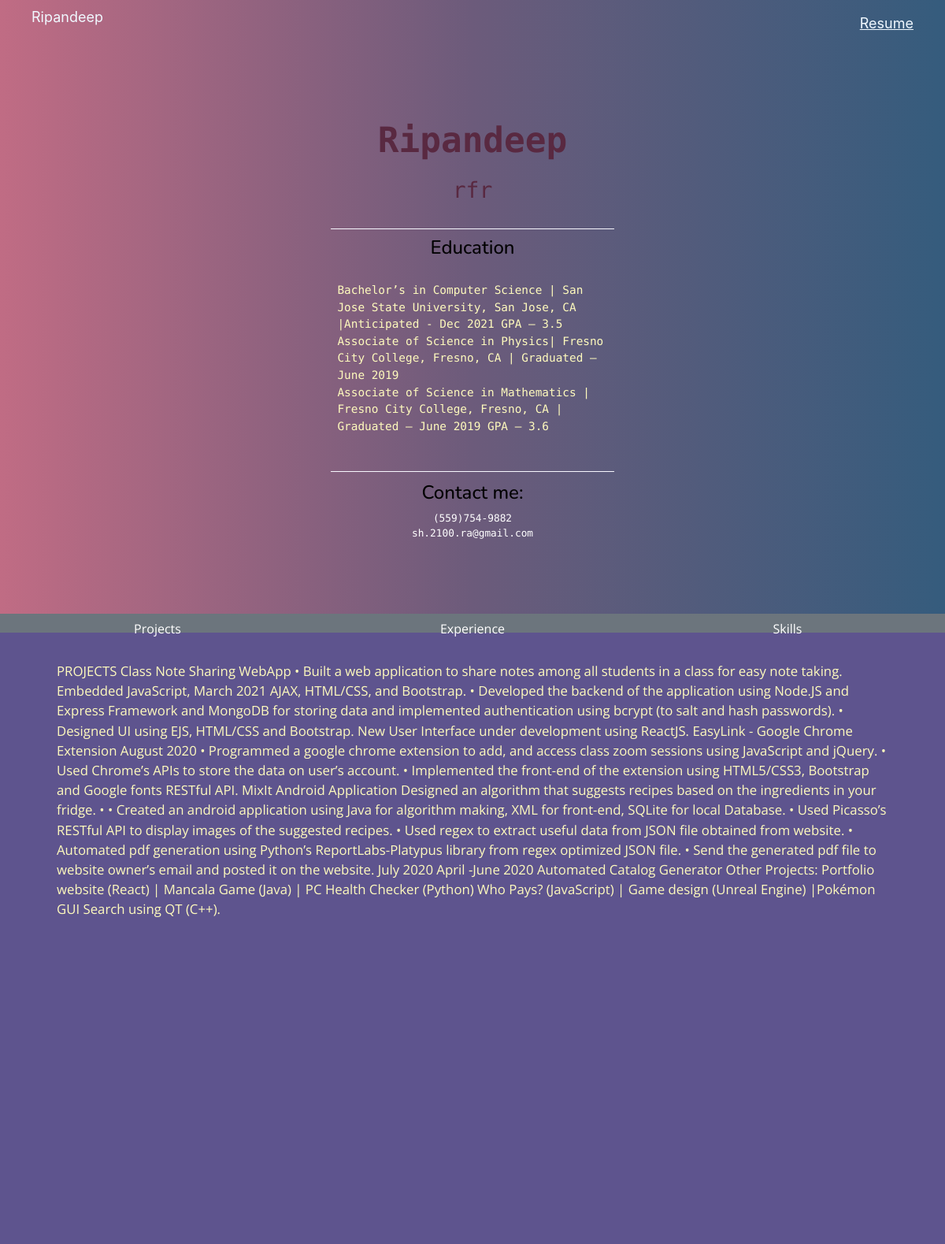
Page /user/1 on the committed database.
### tables this page shows
CREATE TABLE user (
             user_id INTEGER PRIMARY KEY AUTOINCREMENT NOT NULL,
             name TEXT NOT NULL,
             email TEXT NOT NULL,
             phoneNumber TEXT NOT NULL,
             title TEXT NOT NULL,
             education TEXT NOT NULL,
             projects TEXT NOT NULL,
             skills TEXT NOT NULL,
             experience TEXT NOT NULL,
             fileName TEXT NOT NULL
             );

### index.py (the view)
@app.route("/user/<id>")
def showUser(id):
    dataBase = Database()
    userList = dataBase.getUser(id)
    data = {
        "id": userList[0][0],
        "name": userList[0][1],
        "email": userList[0][2],
        "phoneNumber": userList[0][3],
        "title": userList[0][4],
        "education": userList[0][5],
        "projects": userList[0][6],
        "skills": userList[0][7],
        "experience": userList[0][8],
    }
    skills = userList[0][7].split(',')
    return render_template("/portfolio_templates/default_template.html", data=data, skills=skills)

### database.py (called while the page is built)
    def getUser(self, user_id):
        self.__c.execute("SELECT * FROM user WHERE user_id=:user_id", {"user_id": user_id})
        results = self.__c.fetchall()
        return results

### templates/portfolio_templates/default_template.html (shortened to what this page needs)
<!DOCTYPE html>
<html lang="en">
  <head>
    <link rel="stylesheet" href="https://maxcdn.bootstrapcdn.com/bootstrap/4.0.0/css/bootstrap.min.css">
    <link
      rel="stylesheet"
      type="text/css"
      href="{{ url_for('static',filename='default_template.css') }}"
    />
  </head>
  <body>
    <nav class="navbar navbar-expand-lg navbar navbar-light>
      <button class="navbar-toggler" type="button" data-toggle="collapse" data-target="#navbarNav" aria-controls="navbarNav" aria-expanded="false" aria-label="Toggle navigation">
        <span class="navbar-toggler-icon"></span>
      <div class="collapse navbar-collapse" id="navbarNav">
        <ul class="navbar-nav">
          <div id="nv">
            <li style="color: aliceblue; font-size: 1.5vw;" class="nav-item active">
              {{data.name}}
            </li>
          <li class="nav-item active">
            <a style="color: aliceblue; font-size: 1.5vw; text-decoration: underline;" class="nav-link" href="/user/resume/{{data.id}}">Resume</a>
          </li>
        </div>
        </ul>
      </div>
    </nav>
    <section id="section1">
    <h1><strong>{{data.name}}</strong></h1>
    <h3>{{data.title}}</h3>
    <div id="aboutme">
    <h4>Education</h4>
      <p>
        {{data.education}}
      </p>
    </div>
    <h4 style="margin-top: 1vw;">Contact me:</h4>
    <small>{{data.phoneNumber}}</small>
    <small>{{data.email}}</small>
</section>
<section id="section2">
  <div id="buttons">
  <button id="prj" onclick="myHandler(this.id)" type="button" class="btn btn-secondary">Projects</button>
  <button id="exp" onclick="myHandler(this.id)" type="button" class="btn btn-secondary">Experience</button>
  <button id="skl" onclick="myHandler(this.id)" type="button" class="btn btn-secondary">Skills</button>
  </div>
<div id="projects">
<p>{{data.projects}}</p>
</div>
</section>
  </body>
</html>

### static/default_template.css (style rules this page uses)
body { background: #355C7D; background: -webkit-linear-gradient(to right, #C06C84, #6C5B7B, #355C7D); background: linear-gradient(to right, #C06C84, #6C5B7B, #355C7D); }
#section1 { width: 100%; height: 90vh; display: flex; flex-direction: column; justify-content: center; align-items: center; font-family: 'Source Code Pro', monospace; color: white; }
#section1 h1 { color: #592941; font-size: 3.7vw; }
#section1 h4 { color: black; font-family: 'Nunito', sans-serif; }
#aboutme { display: flex; flex-direction: column; justify-content: center; align-items: center; padding: 0.7vw; max-width: 30vw; margin-top: 2vw; border-top: solid ghostwhite 1px; border-bottom: solid ghostwhite 1px; }
#section1 h3 { margin-top: 1vw; color: #592941; }
#section2 { width: 100%; height: 100vh; display: flex; flex-direction: column; align-items: center; font-family: 'Open Sans', sans-serif; color: #592941; background-color: #5E548E; }
#buttons { width: 100%; height: 3vh; display: flex; justify-content: center; align-items: stretch; }
button { height: 100%; font-size: 1vw; }
#section2 button { display: inline; width: 100%; height: 2vw; border-radius: 0px; }
#nv { display: flex; width: 94vw; justify-content: space-between; overflow: hidden; }
p { white-space: pre-line; color: #FFFBBD; }
#section1 p { font-size: 1.2vw; }
#section2 p { font-size: 1.4vw; }
#projects { width: 88%; margin-top: 3vw; height: auto; }

### rows in the picture
user: name "Ripandeep", title "rfr", education "Bachelor’s in Computer Science | San Jose State University, San Jose, CA |Anticipated - Dec 2021 GPA – 3.5 Associate of Science in Physics| Fresno City College, Fresno, CA | Graduated – June 2019 Associate of Science in Mathematics | Fresno City College, Fresno, CA | Graduated – June 2019 GPA – 3.6", phoneNumber "(559)754-9882", email "sh.2100.ra@gmail.com", projects "PROJECTS Class Note Sharing WebApp • Built a web application to share notes among all students in a class for easy note taking. Embedded JavaScript, March 2021 AJAX, HTML/CSS, and Bootstrap. • Developed the backend of the application using Node.JS and Express Framework and MongoDB for storing data and implemented authentication using bcrypt (to salt and hash passwords). • Designed UI using EJS, HTML/CSS and Bootstrap. New User Interface under development using ReactJS. EasyLink - Google Chrome Extension August 2020 • Programmed a google chrome extension to add, and access class zoom sessions using JavaScript and jQuery. • Used Chrome’s APIs to store the data on user’s account. • Implemented…"
